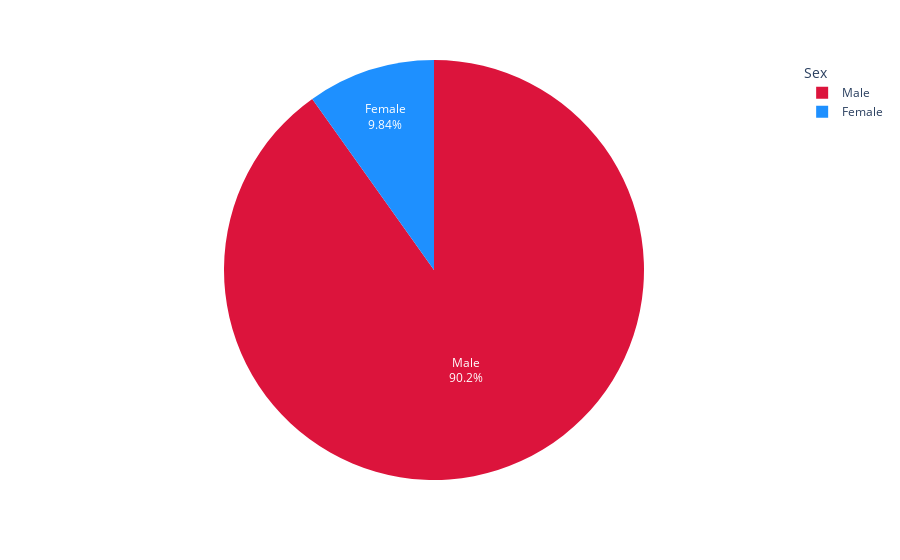

Notebook source saved alongside this figure:
### Markdown cell above
### Relation b/w Sex that has heat Attack

### Code cell
male_count_1 = df[(df["Sex"] == "M") & (df["HeartDisease"] == 1)]["Sex"].count()
female_count_1 = df[(df["Sex"] == "F") & (df["HeartDisease"] == 1)]["Sex"].count()

fig = px.pie(
    data_frame=df,
    values=[male_count_1, female_count_1],
    labels=["Male", "Female"],
    names=["Male", "Female"],
    color_discrete_sequence=["crimson", "dodgerblue"],
)

fig.update_layout(
    legend_title_text="Sex",
)

fig.update_traces(
    textinfo="label+percent",
)

fig.show()

### Figure 1 — Plotly figure (JSON) as saved in the notebook; plotly's stock layout.template omitted (floating-point values rounded to 4 significant figures)
{"data": [{"domain": {"x": [0, 1], "y": [0, 1]}, "hovertemplate": "label=%{label}<br>value=%{value}<extra></extra>", "labels": ["Male", "Female"], "legendgroup": "", "name": "", "showlegend": true, "textinfo": "label+percent", "type": "pie", "values": [458, 50]}], "layout": {"legend": {"title": {"text": "Sex"}, "tracegroupgap": 0}, "margin": {"t": 60}, "piecolorway": ["crimson", "dodgerblue"]}}
